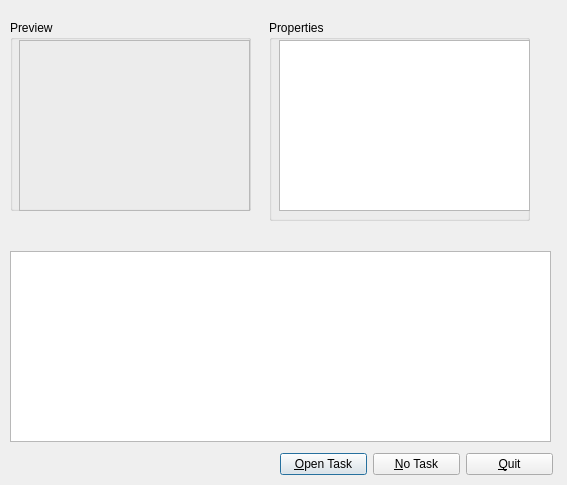
<?xml version="1.0" encoding="UTF-8"?>
<ui version="4.0">
 <class>selectTaskDialog</class>
 <widget class="QDialog" name="selectTaskDialog">
  <property name="geometry">
   <rect>
    <x>0</x>
    <y>0</y>
    <width>567</width>
    <height>485</height>
   </rect>
  </property>
  <property name="windowTitle">
   <string>Select Task</string>
  </property>
  <widget class="QGroupBox" name="groupBox">
   <property name="geometry">
    <rect>
     <x>10</x>
     <y>20</y>
     <width>241</width>
     <height>191</height>
    </rect>
   </property>
   <property name="title">
    <string>Preview</string>
   </property>
   <widget class="QFrame" name="frame">
    <property name="geometry">
     <rect>
      <x>9</x>
      <y>20</y>
      <width>231</width>
      <height>171</height>
     </rect>
    </property>
    <property name="frameShape">
     <enum>QFrame::StyledPanel</enum>
    </property>
    <property name="frameShadow">
     <enum>QFrame::Raised</enum>
    </property>
   </widget>
  </widget>
  <widget class="QGroupBox" name="groupBox_2">
   <property name="geometry">
    <rect>
     <x>269</x>
     <y>20</y>
     <width>261</width>
     <height>201</height>
    </rect>
   </property>
   <property name="title">
    <string>Properties</string>
   </property>
   <widget class="QTableWidget" name="tableWidget">
    <property name="geometry">
     <rect>
      <x>10</x>
      <y>20</y>
      <width>251</width>
      <height>171</height>
     </rect>
    </property>
   </widget>
  </widget>
  <widget class="QTableWidget" name="tableWidget_2">
   <property name="geometry">
    <rect>
     <x>10</x>
     <y>251</y>
     <width>541</width>
     <height>191</height>
    </rect>
   </property>
  </widget>
  <widget class="QWidget" name="layoutWidget">
   <property name="geometry">
    <rect>
     <x>280</x>
     <y>450</y>
     <width>273</width>
     <height>29</height>
    </rect>
   </property>
   <layout class="QHBoxLayout" name="horizontalLayout">
    <item>
     <widget class="QPushButton" name="pushButton">
      <property name="text">
       <string>&amp;Open Task</string>
      </property>
     </widget>
    </item>
    <item>
     <widget class="QPushButton" name="pushButton_2">
      <property name="text">
       <string>&amp;No Task</string>
      </property>
     </widget>
    </item>
    <item>
     <widget class="QPushButton" name="pushButton_3">
      <property name="text">
       <string>&amp;Quit</string>
      </property>
     </widget>
    </item>
   </layout>
  </widget>
 </widget>
 <resources/>
 <connections/>
</ui>
